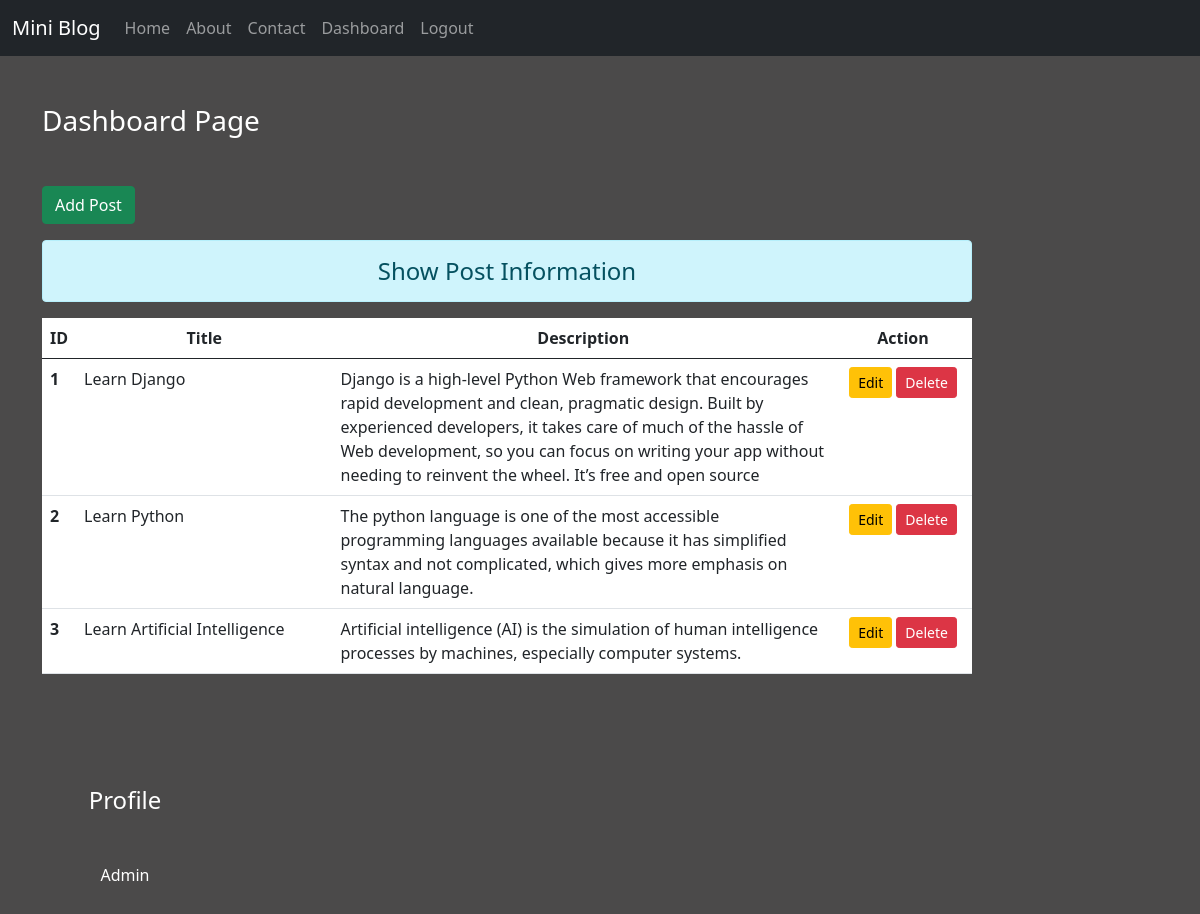
The page /dashboard/ (signed in) on the database its author committed.
### blog/models.py (models this page shows)
class Post(models.Model):
    title= models.CharField(max_length=150)
    desc= models.TextField()

### blog/views.py (the view)
# urls.py: path('dashboard/', views.dashboard, name='dashboard'),
def dashboard(request):
    if request.user.is_authenticated:
        posts = Post.objects.all()
        user = request.user
        full_name = user.get_full_name()
        gps = user.groups.all()
        return render(request, 'blog/dashboard.html',{'posts':posts, 'full_name':full_name, 'groups':gps})
    else:
        return HttpResponseRedirect('/login/')

### blog/templates/blog/dashboard.html (shortened to what this page needs)
{% extends 'blog/base.html' %}
{% load static %}
{% block side %}
<div class="col-sm-2 text-white my-5 text-center">
    <h4 class="my-5">Profile</h4>
    {% for group in groups %}
    <p>{{group.name}}</p>
    {% endfor %}
</div>
{% endblock side%}
{% block content %}
<div class="col-sm-10">
<h3 class="text-white my-5">Dashboard Page</h3>
<a href="{% url 'addpost' %}" class="btn btn-success">Add Post</a>
<h4 class="text-center alert alert-info mt-3">Show Post Information</h4>
{% if posts %}
<table class="table table-hover bg-white">
    <thead>
        <tr class="text-center">
            <th scope="col" style="width:2%">ID</th>
            <th scope="col" style="width:28%">Title</th>
            <th scope="col" style="width:55%">Description</th>
            <th scope="col" style="width:15%">Action</th>
        </tr>
    </thead>
    <tbody>
        {% for post in posts %}
        <tr>
            <th scope="row">{{post.id}}</th>
            <td>{{post.title}}</td>
            <td>{{post.desc}}</td>
            <td class="text-center">
                <a href="{% url 'updatepost' post.id %}" class="btn btn-warning btn-sm">Edit</a>
                {% if perms.blog.delete_post %}
                <form action="{% url 'deletepost' post.id %}" method="post" class="d-inline">
                    <input type="submit" class="btn btn-danger btn-sm" value="Delete">
                </form>
                {% endif %}
            </td>
        </tr>
        {% endfor %}
    </tbody>
</table>
{% else %}
<h4 class="text-center alert alert-warning">No Records</h4>
{% endif %}
</div>
{% endblock content %}

### blog/templates/blog/base.html (shortened to what this page needs)
<!DOCTYPE html>
{% load static %}
<html lang="en">
<head>
    <link rel="stylesheet" href="{% static 'blog/css/bootstrap.css' %}">
    <link rel="stylesheet" href="{% static 'blog/css/style.css' %}">
</head>
<body>
   <div class="container-fluid bg-dark">
       {% include 'blog/navbar.html'%}
   </div>
    <div class="container">
        <div class="row">
            <div class="col-sm-12">
                {% block content %}
                {% endblock content %}
            </div>
        </div>
       <div class="row">
           {% block side %}
           {% endblock side %}
       </div>
    </div>
</body>
</html>

### blog/templates/blog/navbar.html (shortened to what this page needs)
<nav class="navbar navbar-expand-lg navbar-dark bg-dark">
    <a class="navbar-brand" href="#">Mini Blog</a>
    <div class="collapse navbar-collapse" id="navbarNav">
      <ul class="navbar-nav">
        <li class="nav-item active">
          <a class="nav-link" href="/">Home </a>
        </li>
        <li class="nav-item">
          <a class="nav-link" href="{% url 'about' %}">About</a>
        </li>
        <li class="nav-item">
          <a class="nav-link" href="{% url 'contact' %}">Contact</a>
        </li>
        {% if request.user.is_authenticated %}
        <li class="nav-item">
            <a class="nav-link" href="{% url 'dashboard' %}">Dashboard</a>
        </li>
        <li class="nav-item">
            <a class="nav-link" href="{% url 'logout' %}">Logout</a>
        </li>
        {% endif %}
      </ul>
    </div>
  </nav>

### blog/static/blog/css/style.css (style rules this page uses)
body { background-color: rgb(75, 74, 74); color: antiquewhite; }

### rows shown on the page
Post: id "1", title "Learn Django", desc "Django is a high-level Python Web framework that encourages rapid development and clean, pragmatic design. Built by experienced developers, it takes care of much of the hassle of Web development, so you can focus on writing your app without needing to reinvent the wheel. It’s free and open source"
Post: id "2", title "Learn Python", desc "The python language is one of the most accessible programming languages available because it has simplified syntax and not complicated, which gives more emphasis on natural language."
Post: id "3", title "Learn Artificial Intelligence", desc "Artificial intelligence (AI) is the simulation of human intelligence processes by machines, especially computer systems."

### other values the page prints
{{ group.name }} "Admin"
